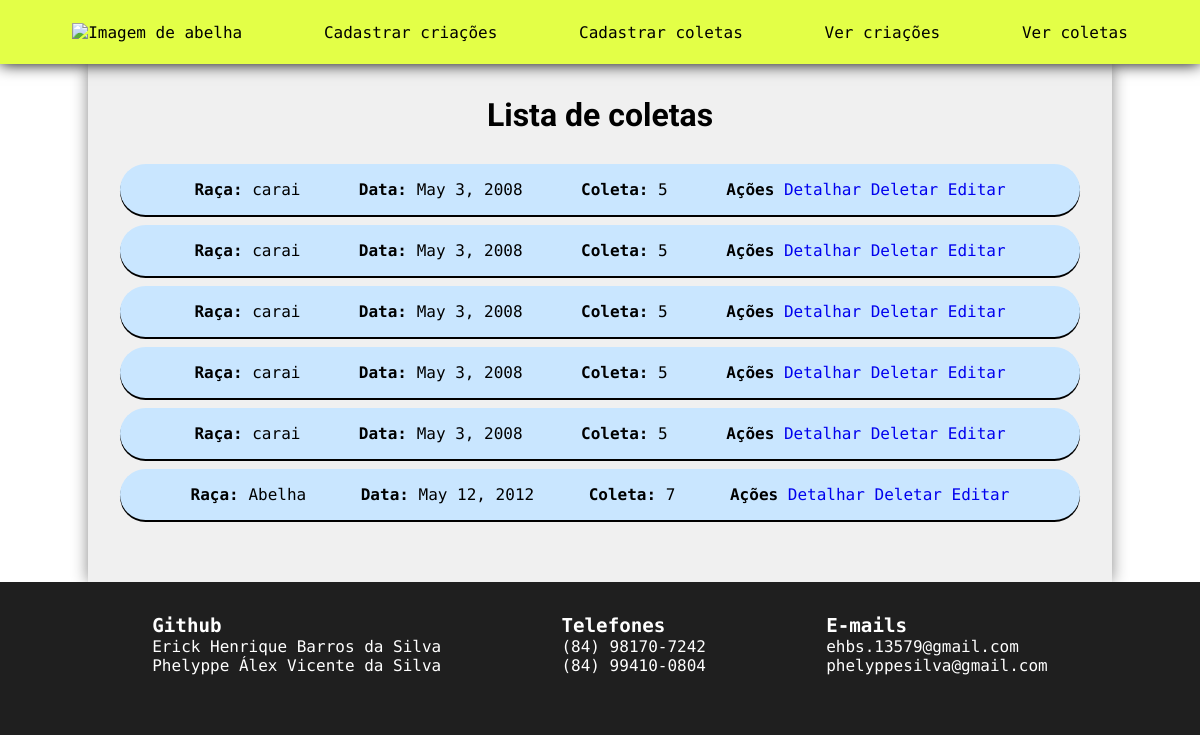
/listar-coletas/, run on an earlier commit of the app's database.
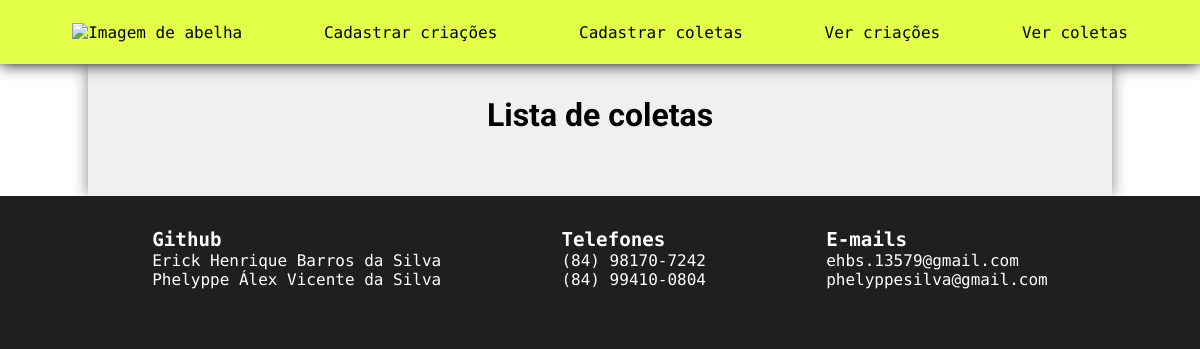
And on a later commit of the database.
### Producao/models.py (models this page shows, shortened)
class Coleta(models.Model):
    id = models.AutoField(primary_key=True)
    criacao = models.ForeignKey(Criacao, on_delete=models.CASCADE, verbose_name='criacao')
    data = models.DateField(max_length=10, verbose_name='data')
    quantidade = models.IntegerField(verbose_name='quantidade')

class Criacao(models.Model):
    id = models.AutoField(primary_key=True)
    raca = models.CharField(max_length=30, verbose_name='raca')
    data_entrada = models.DateField(max_length=10, verbose_name='data_entrada')
    class Meta:
        ordering = ['data_entrada', 'raca']
        app_label = 'Producao'

### Producao/views.py (the view)
# urls.py: path('listar-coletas/', views.listar_coletas, name='listar_coletas'),
def listar_coletas(request):
    lista_coletas = Coleta.objects.all()
    informacoes = {
        'lista_coletas': lista_coletas
    }
    return render(request, 'Producao/listar_coletas.html', informacoes)

### templates/Producao/listar_coletas.html (shortened to what this page needs)
{% extends "base.html" %}
{% block subtitulo %}
Lista de coletas
{% endblock %}
{% block conteudo %}
    <div class="tabela">
        {% for coleta in lista_coletas %}
        <div class="linha">
            <div class="coluna">
                <b>Raça:</b> {{ coleta.criacao.raca }}
            </div>
            <div class="coluna">
                <b>Data:</b> {{ coleta.data }}
            </div>
            <div class="coluna">
                <b>Coleta:</b> {{ coleta.quantidade }}
            </div>
            <div class="coluna">
                <b>Ações</b> <a href="/detalhes-coleta/{{ coleta.id }}">Detalhar</a> <a href="/deletar-coleta/{{ coleta.id }}">Deletar</a> <a href="/editar-coleta/{{ coleta.id }}">Editar</a>
            </div>
        </div>
        {% endfor %}
    </div>
{% endblock %}

What changed in the data, as far as the page shows it:
removed Coleta: criacao.raca "carai", data "May 3, 2008", quantidade "5"
removed Coleta: criacao.raca "carai", data "May 3, 2008", quantidade "5"
removed Coleta: criacao.raca "carai", data "May 3, 2008", quantidade "5"
removed Coleta: criacao.raca "carai", data "May 3, 2008", quantidade "5"
removed Coleta: criacao.raca "carai", data "May 3, 2008", quantidade "5"
removed Coleta: criacao.raca "Abelha", data "May 12, 2012", quantidade "7"
